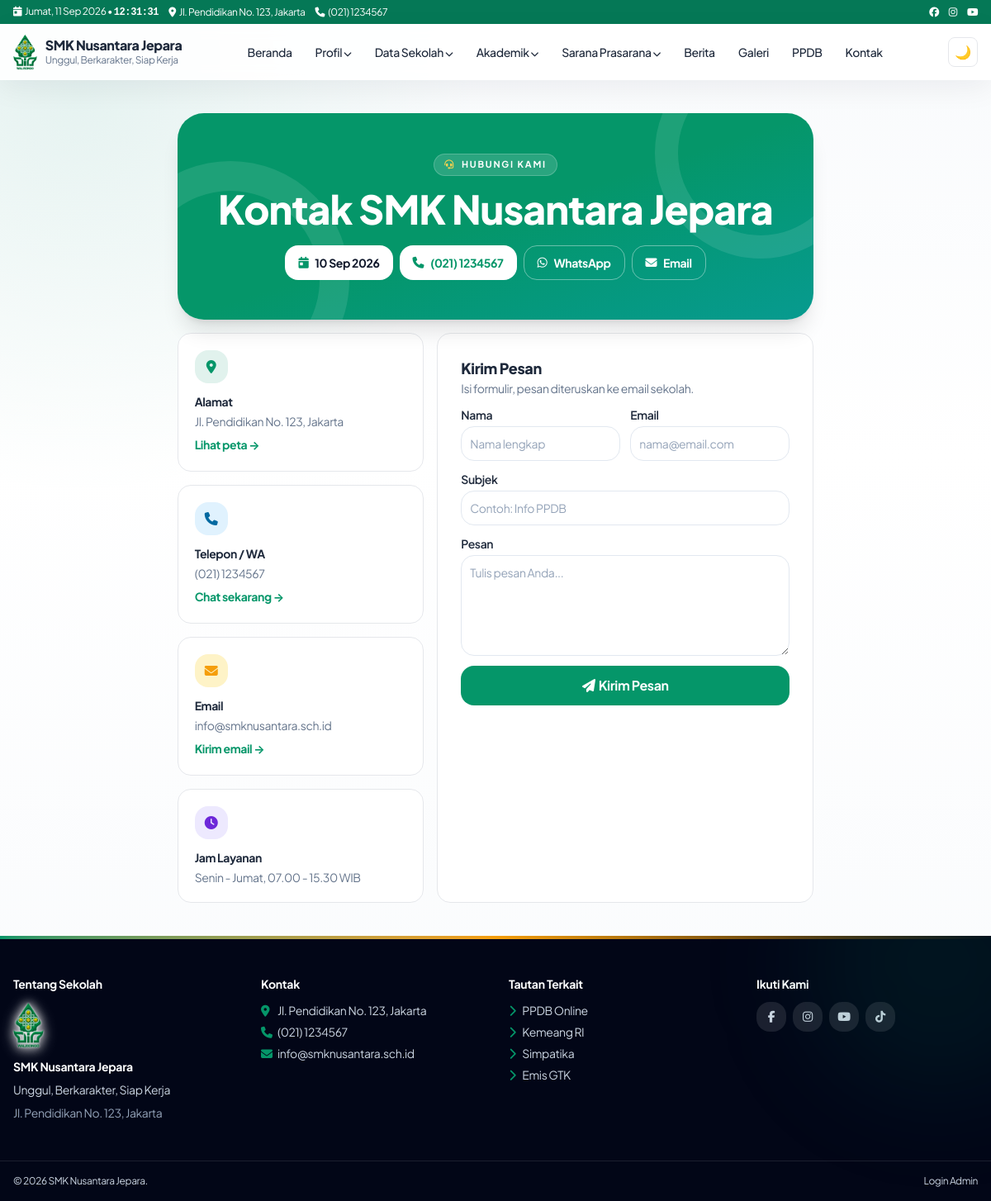
The page /pages/contact.php on the database its author committed.
### tables this page shows
CREATE TABLE IF NOT EXISTS settings (
  id INT UNSIGNED AUTO_INCREMENT PRIMARY KEY,
  `key` VARCHAR(100) NOT NULL UNIQUE,
  `value` TEXT DEFAULT NULL,
  updated_at TIMESTAMP DEFAULT CURRENT_TIMESTAMP ON UPDATE CURRENT_TIMESTAMP
);

CREATE TABLE IF NOT EXISTS menu_items (
  id INT UNSIGNED AUTO_INCREMENT PRIMARY KEY,
  menu_id INT UNSIGNED NOT NULL,
  parent_id INT UNSIGNED DEFAULT NULL,
  label VARCHAR(150) NOT NULL,
  url VARCHAR(500) NOT NULL,
  target VARCHAR(20) DEFAULT '_self',
  sort_order INT DEFAULT 0,
  is_active TINYINT(1) DEFAULT 1,
  kind VARCHAR(20) NOT NULL DEFAULT 'link',
  mega_id INT UNSIGNED DEFAULT NULL,
  INDEX idx_menu_parent (menu_id, parent_id, sort_order),
  CONSTRAINT fk_mi_menu FOREIGN KEY (menu_id) REFERENCES menus(id) ON DELETE CASCADE,
  CONSTRAINT fk_mi_parent FOREIGN KEY (parent_id) REFERENCES menu_items(id) ON DELETE CASCADE
);

CREATE TABLE IF NOT EXISTS widgets (
  id INT UNSIGNED AUTO_INCREMENT PRIMARY KEY,
  area VARCHAR(60) NOT NULL,
  type VARCHAR(60) NOT NULL,
  title VARCHAR(150) DEFAULT NULL,
  content MEDIUMTEXT DEFAULT NULL,
  animation VARCHAR(30) NOT NULL DEFAULT 'zoom',
  sort_order INT DEFAULT 0,
  is_active TINYINT(1) DEFAULT 1,
  INDEX idx_area (area, is_active, sort_order)
);

### pages/contact.php (the view, shortened to what the rows shown need)
<?php
require ROOT."/templates/frontend/header.php";
$addr = Database::setting("address","");
$phone = Database::setting("phone","");
$email = Database::setting("email","");
$wa = preg_replace('/\D+/', '', $phone);
?>
<div class="max-w-7xl mx-auto px-4 py-10">
<div class="relative overflow-hidden rounded-[2rem] bg-gradient-to-br from-emerald-700 via-emerald-600 to-teal-500 text-white p-7 md:p-12 shadow-xl">
<?php $hal=Database::setting('hero_align','center'); $haC=$hal==='left'?'text-left':($hal==='right'?'text-right':'text-center'); $hjC=$hal==='left'?'justify-start':($hal==='right'?'justify-end':'justify-center'); $hmC=$hal==='left'?'mr-auto':($hal==='right'?'ml-auto':'mx-auto'); ?>
<div class="relative max-w-3xl <?= $hmC ?> <?= $haC ?>">
<span class="inline-flex items-center gap-2 rounded-full bg-white/15 border border-white/20 px-3 py-1 text-[11px] font-bold uppercase tracking-[.16em]"><i class="fa fa-headset text-amber-300"></i>Hubungi Kami</span>
<h1 class="text-3xl md:text-5xl font-extrabold leading-tight mt-4 <?= $haC ?>">Kontak <?= Helper::e(Database::setting('school_name','Sekolah')) ?></h1>
<div class="mt-5 flex flex-wrap gap-2 <?= $hjC ?> <?= $haC ?>">
<span class="inline-flex items-center gap-2 bg-white text-slate-900 px-4 py-2.5 rounded-xl font-bold text-sm"><i class="fa fa-calendar-day text-emerald-600"></i><?= Helper::pageDate('settings') ?></span>
<?php if($phone): ?><a href="tel:<?= Helper::e($phone) ?>" class="inline-flex items-center gap-2 bg-white text-emerald-700 px-4 py-2.5 rounded-xl font-bold text-sm"><i class="fa fa-phone"></i><?= Helper::e($phone) ?></a><?php endif; ?>
<?php if($wa): ?><a href="https://wa.me/<?= Helper::e($wa) ?>" target="_blank" rel="noopener" class="inline-flex items-center gap-2 border border-white/40 px-4 py-2.5 rounded-xl font-bold text-sm hover:bg-white/10"><i class="fab fa-whatsapp"></i>WhatsApp</a><?php endif; ?>
<?php if($email): ?><a href="mailto:<?= Helper::e($email) ?>" class="inline-flex items-center gap-2 border border-white/40 px-4 py-2.5 rounded-xl font-bold text-sm hover:bg-white/10"><i class="fa fa-envelope"></i>Email</a><?php endif; ?>
</div>
</div>
</div>
<div class="grid lg:grid-cols-5 gap-4 mt-4 w-full">
<div class="lg:col-span-2 grid gap-4">
<div class="grid sm:grid-cols-2 lg:grid-cols-1 xl:grid-cols-2 gap-4">
<div class="rounded-2xl border bg-white dark:bg-slate-800 p-5 card-hover group transition-all duration-300 hover:-translate-y-1.5 hover:shadow-xl hover:border-emerald-300 hover:bg-emerald-50/50 dark:hover:bg-slate-700"><span class="w-10 h-10 rounded-xl bg-emerald-100 dark:bg-emerald-900 text-emerald-700 dark:text-emerald-200 grid place-items-center transition-transform duration-300 group-hover:scale-110 group-hover:-rotate-6"><i class="fa fa-location-dot"></i></span><p class="font-bold mt-3 text-sm">Alamat</p><p class="text-sm text-slate-500 mt-1"><?= $addr ? Helper::e($addr) : '-' ?></p><?php if($addr): ?><a href="https://www.google.com/maps/search/<?= urlencode($addr) ?>" target="_blank" rel="noopener" class="text-emerald-600 text-sm font-bold mt-2 inline-block transition-transform duration-300 group-hover:translate-x-1">Lihat peta &rarr;</a><?php endif; ?></div>
<div class="rounded-2xl border bg-white dark:bg-slate-800 p-5 card-hover group transition-all duration-300 hover:-translate-y-1.5 hover:shadow-xl hover:border-sky-300 hover:bg-sky-50/50 dark:hover:bg-slate-700"><span class="w-10 h-10 rounded-xl bg-sky-100 dark:bg-sky-900 text-sky-700 dark:text-sky-200 grid place-items-center transition-transform duration-300 group-hover:scale-110 group-hover:-rotate-6"><i class="fa fa-phone"></i></span><p class="font-bold mt-3 text-sm">Telepon / WA</p><p class="text-sm text-slate-500 mt-1"><?= $phone ? Helper::e($phone) : '-' ?></p><?php if($wa): ?><a href="https://wa.me/<?= Helper::e($wa) ?>" target="_blank" rel="noopener" class="text-emerald-600 text-sm font-bold mt-2 inline-block transition-transform duration-300 group-hover:translate-x-1">Chat sekarang &rarr;</a><?php endif; ?></div>
<div class="rounded-2xl border bg-white dark:bg-slate-800 p-5 card-hover group transition-all duration-300 hover:-translate-y-1.5 hover:shadow-xl hover:border-amber-300 hover:bg-amber-50/50 dark:hover:bg-slate-700"><span class="w-10 h-10 rounded-xl bg-amber-100 dark:bg-amber-900 text-amber-700 dark:text-amber-200 grid place-items-center transition-transform duration-300 group-hover:scale-110 group-hover:-rotate-6"><i class="fa fa-envelope"></i></span><p class="font-bold mt-3 text-sm">Email</p><p class="text-sm text-slate-500 mt-1 break-all"><?= $email ? Helper::e($email) : '-' ?></p><?php if($email): ?><a href="mailto:<?= Helper::e($email) ?>" class="text-emerald-600 text-sm font-bold mt-2 inline-block transition-transform duration-300 group-hover:translate-x-1">Kirim email &rarr;</a><?php endif; ?></div>
</div>
</div>
<form method="post" class="lg:col-span-3 rounded-2xl border bg-white dark:bg-slate-800 p-5 md:p-7 grid gap-3 content-start"><?= Security::csrfField() ?><input type="hidden" name="contact_send" value="1">
<div><h2 class="font-extrabold text-lg">Kirim Pesan</h2><p class="text-sm text-slate-500">Isi formulir, pesan diteruskan ke email sekolah.</p></div>
</form>
</div>
</div>
<?php require ROOT."/templates/frontend/footer.php"; ?>

### templates/frontend/navbar.php (shortened to what the rows shown need)
<?php
$top_addr = Database::setting('address','Jl. Pendidikan No.123');
$top_phone = Database::setting('phone','(021) 1234567');
$school = Database::setting('school_name','SMK Nusantara');
$tagline = Database::setting('tagline','Unggul, Berkarakter');
$logo = Database::setting('logo','');
try {
$db = Database::conn();
$mm = $db->query("SELECT * FROM menus WHERE location='primary' LIMIT 1")->fetch();
$items = [];
if ($mm) {
  $st = $db->prepare("SELECT * FROM menu_items WHERE menu_id=? AND is_active=1 ORDER BY sort_order");
  $st->execute([$mm['id']]); $items = $st->fetchAll();
}
} catch (Throwable) { $items=[]; $mega=[]; }
function menuTree($items,$parent=null){ $o=[]; foreach($items as $i){ if(($i['parent_id']??null)==$parent) $o[]=$i; } return $o; }
function menuLink($u,$forceTarget=null){ [$href,$t]=Helper::menuUrl($u); $t=$forceTarget?:$t; return 'href="'.Helper::e($href).'"'.($t==='_blank'?' target="_blank" rel="noopener noreferrer"':''); }
?>
<div class="bg-emerald-700 text-white text-xs block"><div class="max-w-7xl mx-auto px-4 py-1.5 flex justify-between items-center gap-2">
<div class="flex gap-3 min-w-0 items-center flex-wrap"><span class="shrink-0"><i class="fa fa-calendar-day mr-1"></i><span data-clock-date><?= Helper::tgl(date('Y-m-d')) ?></span> • <span data-clock-time class="font-mono font-bold"><?= date('H:i:s') ?></span></span><span class="hidden sm:inline truncate"><i class="fa fa-location-dot mr-1"></i><?= Helper::e($top_addr) ?></span><span class="hidden md:inline"><i class="fa fa-phone mr-1"></i><?= Helper::e($top_phone) ?></span><span class="hidden xl:inline"><i class="fa fa-envelope mr-1"></i><?= Helper::e($top_email) ?></span></div>
</div></div>
<header id="mainNav" class="sticky top-0 z-50 bg-white/90 dark:bg-slate-900/90 backdrop-blur border-b-0 transition">
<div class="max-w-7xl mx-auto px-4 py-3 flex items-center justify-between gap-3">
<a href="<?= Helper::url() ?>" class="flex items-center gap-2.5"><?php if($logo): ?><img src="<?= Helper::upload($logo) ?>" alt="Logo <?= Helper::e($school) ?>" class="h-11 w-auto object-contain shrink-0"><?php else: ?><span class="w-11 h-11 rounded-xl bg-emerald-600 text-white grid place-items-center font-bold shadow-sm"><?= Helper::e(mb_substr($school,0,1)) ?></span><?php endif; ?><span><span class="block font-extrabold leading-tight"><?= Helper::e($school) ?></span><span class="block text-xs text-slate-500"><?= Helper::e($tagline) ?></span></span></a>
<nav class="hidden lg:flex items-center gap-1 text-sm font-medium" id="deskMenu">
<?php foreach(menuTree($items) as $m): $ch=menuTree($items,$m['id']); $hasMega=false;
if(!$hasMega){ foreach($mega as $g){ if(($g['label']??'')===$m['label']) $hasMega=$g; } } ?>
<?php if($hasMega): $cols=json_decode($hasMega['columns_json']??'[]',true)?:[]; ?>
<div class="relative group"><button class="px-3 py-2 rounded-lg hover:bg-emerald-50"><?= Helper::e($m['label']) ?> <i class="fa fa-chevron-down text-[10px]"></i></button>
<div class="absolute left-1/2 -translate-x-1/2 top-full pt-2 opacity-0 invisible group-hover:opacity-100 group-hover:visible transition"><div class="bg-white dark:bg-slate-800 rounded-2xl shadow-xl border p-6 grid grid-cols-3 gap-6 w-[640px] max-w-[90vw]">
<?php foreach($cols as $c): ?><div><p class="font-bold text-xs uppercase text-emerald-700 mb-2"><?= Helper::e($c['title']??'') ?></p><?php foreach($c['links']??[] as $l): ?><a href="<?= Helper::e($l['url']??'#') ?>" class="block py-1 text-slate-600 dark:text-slate-300 hover:text-emerald-600"><?= Helper::e($l['label']??'') ?></a><?php endforeach; ?></div><?php endforeach; ?>
</div></div></div>
<?php elseif($ch): ?><div class="relative group"><a <?= menuLink($m['url'],$m['target']??null) ?> class="px-3 py-2 rounded-lg hover:bg-emerald-50 inline-block"><?= Helper::e($m['label']) ?> <i class="fa fa-chevron-down text-[10px]"></i></a>
</div>
<?php else: ?><a <?= menuLink($m['url'],$m['target']??null) ?> class="px-3 py-2 rounded-lg hover:bg-emerald-50"><?= Helper::e($m['label']) ?></a><?php endif; ?><?php endforeach; ?>
</nav>
</div>
</header>

### templates/frontend/footer.php (shortened to what the rows shown need)
</main>
<?php
$ft = Database::setting('footer_text',Database::setting('school_name',''));
$footerWidgets=[];
try{$footerWidgets=Database::conn()->query("SELECT * FROM widgets WHERE area='footer' AND is_active=1 ORDER BY sort_order,id")->fetchAll();}catch(Throwable){$footerWidgets=[];}
function renderFw($fw,$db){
  $fwc=trim((string)($fw['content']??'')); $t=$fw['type'];
  if($t==='about'){
    $school=Database::setting('school_name',''); $tagline=Database::setting('tagline',''); $addr=Database::setting('address','');
    $schoolLogo=Helper::upload(Database::setting('logo',''));
    if(Database::setting('logo','')){echo '<img src="'.$schoolLogo.'" alt="" class="h-14 w-auto object-contain mb-3" style="filter:drop-shadow(0 0 1px #fff) drop-shadow(0 0 6px rgba(255,255,255,.9)) drop-shadow(0 2px 8px rgba(255,255,255,.45))">';}
    echo '<h4 class="font-bold text-white mb-2">'.Helper::e($school).'</h4><p>'.Helper::e($tagline).'</p><p class="mt-2 text-slate-400">'.Helper::e($addr).'</p>';
    return;
  }
  if($t==='links'){ $lnks=json_decode((string)$fwc,true)?:[]; echo '<div class="grid gap-1.5">'; foreach($lnks as $lk){ $lbl=trim($lk['label']??''); $href=trim($lk['url']??''); [$fhref,$auto]=Helper::menuUrl($href); $tgt=(($lk['target']??'')==='_blank'||$auto==='_blank')?' target="_blank" rel="noopener noreferrer"':''; echo '<a href="'.Helper::e($fhref).'"'.$tgt.' class="text-sm hover:text-white hover:translate-x-1 transition"><i class="fa fa-chevron-right text-emerald-500 mr-2"></i>'.Helper::e($lbl).'</a>'; } echo '</div>'; return; }
  if($t==='contact'){ echo '<div class="grid gap-1.5 text-sm"><p><i class="fa fa-location-dot text-emerald-500 w-5"></i>'.Helper::e(Database::setting('address','-')).'</p><p><i class="fa fa-phone text-emerald-500 w-5"></i>'.Helper::e(Database::setting('phone','-')).'</p><p><i class="fa fa-envelope text-emerald-500 w-5"></i>'.Helper::e(Database::setting('email','-')).'</p></div>'; return; }
  if($t==='social'){ echo '<div class="flex flex-wrap gap-2">'; foreach(['facebook'=>'fa-facebook-f','instagram'=>'fa-instagram','youtube'=>'fa-youtube','tiktok'=>'fa-tiktok'] as $fsn=>$fsi){$fsu=Database::setting($fsn,'');if(!$fsu)continue;echo '<a href="'.Helper::e($fsu).'" target="_blank" rel="noopener noreferrer" class="w-9 h-9 rounded-xl bg-white/10 grid place-items-center hover:bg-emerald-600" aria-label="'.ucfirst($fsn).'"><i class="fab '.$fsi.'"></i></a>';} echo '</div>'; return; }
}
?>
<footer class="relative overflow-hidden bg-slate-950 text-slate-300 mt-auto w-full">
<div class="max-w-7xl mx-auto px-4 py-12 grid md:grid-cols-4 gap-8 text-sm">
<?php foreach($footerWidgets as $fw): ?>
<div><h4 class="font-bold text-white mb-3"><?= Helper::e($fw['title']?:'Informasi') ?></h4>
<?php renderFw($fw,$db); ?></div>
<?php endforeach; ?>
</div>
<div class="border-t border-white/10"><div class="max-w-7xl mx-auto px-4 py-4 flex flex-col md:flex-row justify-between text-xs gap-2">
<span>&copy; <?= date('Y') ?> <?= Helper::e($ft) ?>.</span>
<a href="<?= Helper::url('admin/login') ?>" target="_blank" rel="noopener noreferrer" class="hover:text-white">Login Admin</a>
</div></div>
</footer>
</body></html>

### rows shown on the page
settings: value "Jl. Pendidikan No. 123, Jakarta"
settings: value "(021) 1234567"
settings: value (picture)
settings: value "SMK Nusantara Jepara"
settings: value "Unggul, Berkarakter, Siap Kerja"
menu_items: label "Beranda"
menu_items: label "Profil"
menu_items: label "Data Sekolah"
menu_items: label "Akademik"
menu_items: label "Sarana Prasarana"
menu_items: label "Berita"
menu_items: label "Galeri"
menu_items: label "PPDB", lbl "Kemeang RI", lbl "Simpatika", lbl "Emis GTK"
menu_items: label "Kontak"
settings: updated_at "10 Sep 2026"
settings: value "info@smknusantara.sch.id"
widgets: title "Tentang Sekolah", settings.value (picture), settings.value "SMK Nusantara Jepara", settings.value "Unggul, Berkarakter, Siap Kerja", settings.value "Jl. Pendidikan No. 123, Jakarta"
widgets: title "Kontak", settings.value "Jl. Pendidikan No. 123, Jakarta", settings.value "(021) 1234567", settings.value "info@smknusantara.sch.id"
widgets: title "Tautan Terkait", type "links" (drawn), lbl "PPDB Online"
widgets: title "Ikuti Kami", type "social" (drawn)

### other values the page prints
Helper::e($hours) "Senin - Jumat, 07.00 - 15.30 WIB"
